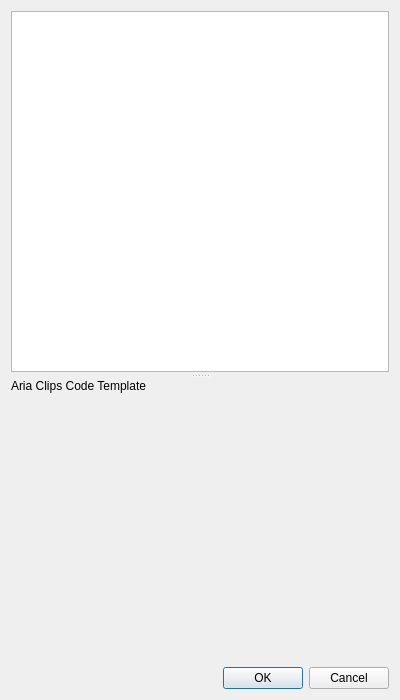
<?xml version="1.0" encoding="UTF-8"?>
<ui version="4.0">
 <class>AddClips</class>
 <widget class="QDialog" name="AddClips">
  <property name="geometry">
   <rect>
    <x>0</x>
    <y>0</y>
    <width>400</width>
    <height>700</height>
   </rect>
  </property>
  <property name="windowTitle">
   <string>Add Aria Clips</string>
  </property>
  <layout class="QVBoxLayout" name="verticalLayout">
   <item>
    <widget class="QSplitter" name="splitter">
     <property name="orientation">
      <enum>Qt::Vertical</enum>
     </property>
     <property name="handleWidth">
      <number>7</number>
     </property>
     <property name="childrenCollapsible">
      <bool>false</bool>
     </property>
     <widget class="QListWidget" name="lwProperties">
      <property name="minimumSize">
       <size>
        <width>200</width>
        <height>200</height>
       </size>
      </property>
      <property name="selectionMode">
       <enum>QAbstractItemView::ExtendedSelection</enum>
      </property>
      <property name="uniformItemSizes">
       <bool>true</bool>
      </property>
     </widget>
     <widget class="QLabel" name="lbDescription">
      <property name="sizePolicy">
       <sizepolicy hsizetype="Minimum" vsizetype="Minimum">
        <horstretch>0</horstretch>
        <verstretch>0</verstretch>
       </sizepolicy>
      </property>
      <property name="minimumSize">
       <size>
        <width>200</width>
        <height>150</height>
       </size>
      </property>
      <property name="text">
       <string>Aria Clips Code Template</string>
      </property>
      <property name="textFormat">
        <set>Qt::PlainText</set>
      </property>
      <property name="alignment">
       <set>Qt::AlignLeading|Qt::AlignLeft|Qt::AlignTop</set>
      </property>
      <property name="wordWrap">
       <bool>true</bool>
      </property>
     </widget>
    </widget>
   </item>
   <item>
    <widget class="QDialogButtonBox" name="buttonBox">
     <property name="orientation">
      <enum>Qt::Horizontal</enum>
     </property>
     <property name="standardButtons">
      <set>QDialogButtonBox::Cancel|QDialogButtonBox::Ok</set>
     </property>
    </widget>
   </item>
  </layout>
 </widget>
 <resources/>
 <connections>
  <connection>
   <sender>buttonBox</sender>
   <signal>accepted()</signal>
   <receiver>AddClips</receiver>
   <slot>accept()</slot>
   <hints>
    <hint type="sourcelabel">
     <x>257</x>
     <y>290</y>
    </hint>
    <hint type="destinationlabel">
     <x>157</x>
     <y>274</y>
    </hint>
   </hints>
  </connection>
  <connection>
   <sender>buttonBox</sender>
   <signal>rejected()</signal>
   <receiver>AddClips</receiver>
   <slot>reject()</slot>
   <hints>
    <hint type="sourcelabel">
     <x>325</x>
     <y>290</y>
    </hint>
    <hint type="destinationlabel">
     <x>286</x>
     <y>274</y>
    </hint>
   </hints>
  </connection>
 </connections>
</ui>
